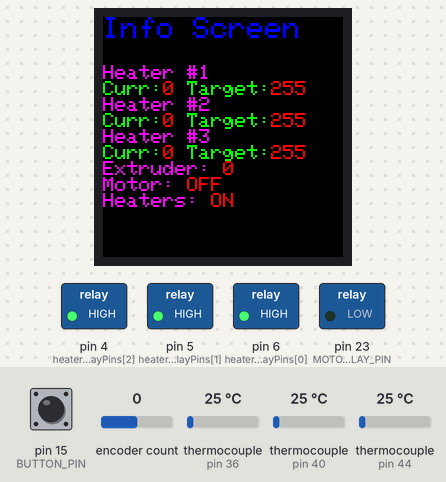
Bench run of a sketch on a simulated Arduino Mega 2560, built with avr-gcc and run on an emulated ATmega2560. Shown: 240×240 colour display, switched loads named in the sketch (green lamp = pin HIGH). Inputs (shaded band) come from the test bench; at power-on: encoder count 0, thermocouple (sensors on pin 44, pin 36, pin 40) 25 °C, pin 15 (BUTTON_PIN) HIGH. What the sketch prints to the serial monitor is not drawn.

Above: at 1.2 s.
1.3 s: encoder count set to 1
At 3.2 s:
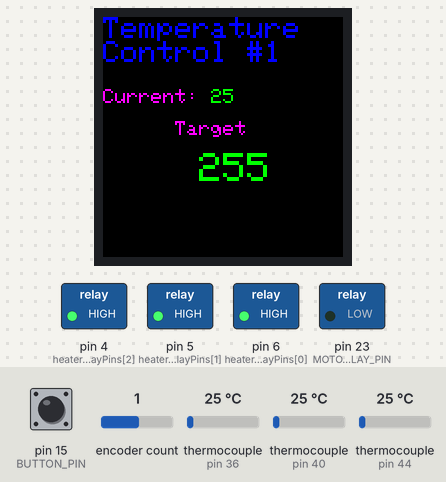
3.5 s: thermocouple (sensor on pin 44) set to 251 °C
5.5 s: thermocouple (sensor on pin 44) set to 258 °C
At 6.5 s:
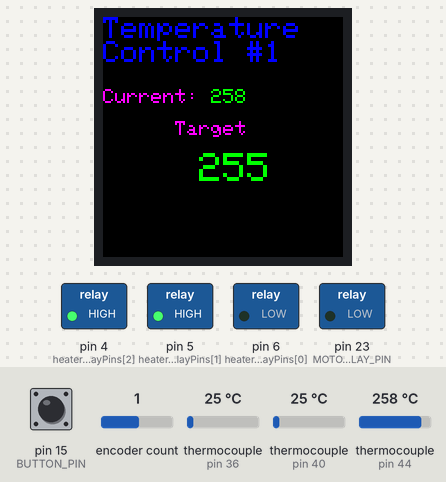
7.5 s: encoder count set to 0
At 8.7 s:
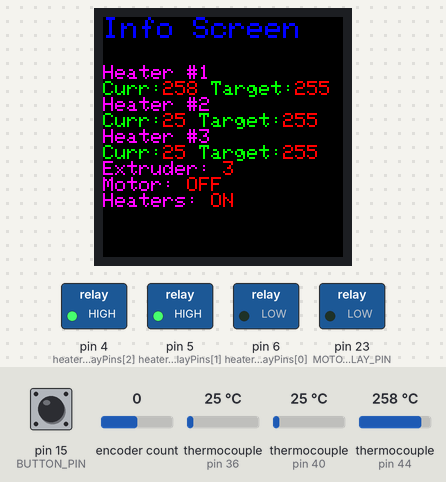
9.0 s: encoder count set to -1
At 9.4 s:
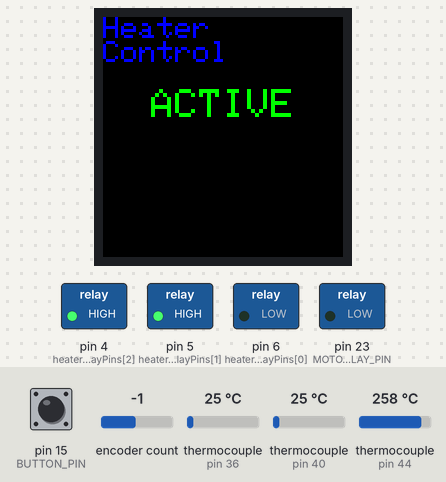
10.5 s: pin 15 (BUTTON_PIN) pulled LOW for 0.15 s
At 11.6 s:
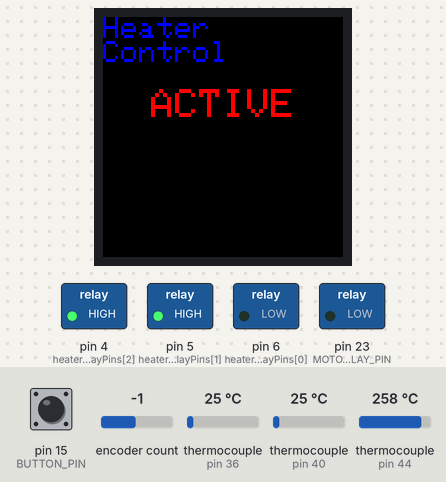
Timing chart, 0 to 13.2 s (numbered marks = the images above; inputs shaded):
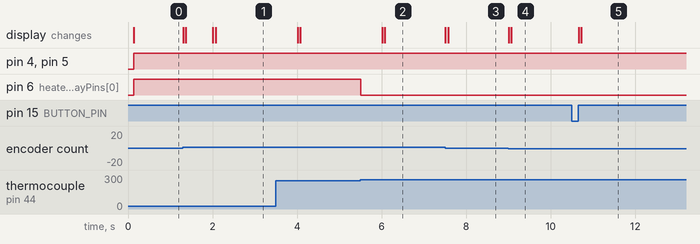

Measured:
- the behaviour switches between 254 and 255 °C on thermocouple (sensor on pin 44) (found by bisection; images 1 and 2)
- after the input at 5.5 s, pin 6 (heaterRelayPins[0]): HIGH → LOW at once; the display: first changes after 0.51 s (image 2 shows a later state)
- after the input at 7.5 s, the display: first changes at once (image 3 shows a later state)
- after the input at 9.0 s, the display: first changes at once (image 4 shows a later state)
- after the input at 10.5 s, the display: first changes after 0.16 s (image 5 shows a later state)

The sketch:

Xtrudercont.ino
```cpp
#include <BasicEncoder.h>
#include <EEPROM.h>
#include <Adafruit_GFX.h>   // Core graphics library by Adafruit
#include <Arduino_ST7789.h> // Hardware-specific library for ST7789 (with or without CS pin)
#include <SPI.h>

#define HEATER_COUNT 3
#define TEMPERATURE_INCREMENT 5
#define SCREEN_COUNT 6
#define TEMP_SENSORS_REFRESH_INTERVAL 2000

#define TFT_DC 48
#define TFT_RST 49

#define BUTTON_PIN 15
#define ENCODER1_PIN 16
#define ENCODER2_PIN 17

#define MOTOR_RELAY_PIN 23

int heaterRelayPins[HEATER_COUNT] = {6, 5, 4};
int getTemp[HEATER_COUNT]; //

#define SCREEN_INFO 0
#define SCREEN_TEMP1_CONTROL 1
#define SCREEN_TEMP2_CONTROL 2
#define SCREEN_TEMP3_CONTROL 3
#define SCREEN_MOTOR_CONTROL 4
#define SCREEN_HEATER_CONTROL 5

BasicEncoder encoder(ENCODER1_PIN, ENCODER2_PIN);
Arduino_ST7789 tft = Arduino_ST7789(TFT_DC, TFT_RST); // for display without CS pin

int temperatures[HEATER_COUNT];
int targetTemperatures[HEATER_COUNT];
int extruderTemperature;
boolean motorActive = false;
boolean heatersActive = true;//
unsigned long lastSensorUpdate = 0;

#include "temp_util.h"
#include "pid_util.h"

boolean needRefresh = true;//
long oldPosition = 0;
int selection = 0;
int optionCount = 5;
int screen = SCREEN_INFO;
boolean editMode = false;

void setup()
{
  Serial.begin(115200);
  pinMode(BUTTON_PIN, INPUT_PULLUP);
  pinMode(MOTOR_RELAY_PIN, OUTPUT);
  tft.init(240, 240);
  tft.fillScreen(BLACK);
  for (int i = 0; i < HEATER_COUNT; ++i)
  {
    targetTemperatures[i] = EEPROM.read(i);
  }
  for (int i = 0; i < HEATER_COUNT; ++i)
  {
    pinMode(heaterRelayPins[i], OUTPUT);
  }
  pidSetup();
}

void loop()
{
  updateEncoder();
  updateScreen();
  updateSensors();
  // updateRelays();
  setRelays();
}

void updateScreen()
{
  if (needRefresh)
  {
    tft.fillScreen(BLACK);
    switch (screen)
    {
      case SCREEN_INFO:
        showInfoScreen();
        break;
      case SCREEN_TEMP1_CONTROL:
        showTemperatureControlScreen(0);
        break;
      case SCREEN_TEMP2_CONTROL:
        showTemperatureControlScreen(1);
        break;
      case SCREEN_TEMP3_CONTROL:
        showTemperatureControlScreen(2);
        break;
      case SCREEN_MOTOR_CONTROL:
        showMotorControlScreen();
        break;
      case SCREEN_HEATER_CONTROL:
        showHeaterControlScreen();
        break;
    }
    needRefresh = false;
    // BUGFIX: encoder library gives false readings going backwards on large delays
    encoder.service();
    oldPosition = encoder.get_count();
    // END BUGFIX
  }
}

void updateRelays() {
  for (int i = 0; i < HEATER_COUNT; ++i) {
    digitalWrite(heaterRelayPins[i], heatersActive ? pidUpdate(i, targetTemperatures[i]) : LOW);
  }
}

void updateSensors()
{
  if (millis() - lastSensorUpdate < TEMP_SENSORS_REFRESH_INTERVAL)
  {
    return;
  }
  int tmp;
  for (int i = 0; i < HEATER_COUNT; ++i)
  {
    tmp = readTemp(i);
    if (temperatures[i] != tmp)
    {
      if (screen == SCREEN_INFO || (screen - 1) == i)
      {
        needRefresh = true;
      }
    }
    temperatures[i] = tmp;
  }
  tmp = (3);
  if (extruderTemperature != tmp)
  {
    if (screen == SCREEN_INFO)
    {
      needRefresh = true;
    }
  }
  extruderTemperature = tmp;
  lastSensorUpdate = millis();
}

void updateEncoder()
{
  encoder.service();
  long newPosition = encoder.get_count();
  if (newPosition != oldPosition)
  {
    Serial.println(String("old:") + oldPosition + " new:" + newPosition);
    onEncoderChange((newPosition > oldPosition) ? 1 : -1);
  }
  if (!digitalRead(BUTTON_PIN))
  {
    delay(10);
    while (!digitalRead(BUTTON_PIN))
      ;
    delay(10);
    onEncoderClick();
  }
}

void showInfoScreen()
{
  tft.setCursor(0, 0);
  tft.setTextSize(3);
  tft.setTextColor(BLUE);
  tft.println("Info Screen\n");
  for (int i = 0; i < HEATER_COUNT; ++i)
  {
    tft.setTextSize(2);
    tft.setTextColor(MAGENTA);
    tft.print("Heater #");
    tft.println(i + 1);
    tft.setTextSize(2);
    tft.setTextColor(GREEN);
    tft.print("Curr:");
    tft.setTextColor(RED);
    tft.print(temperatures[i]);
    tft.setTextColor(GREEN);
    tft.print(" Target:");
    tft.setTextColor(RED);
    tft.println(targetTemperatures[i]);
  }

  tft.setTextSize(2);
  tft.setTextColor(MAGENTA);
  tft.print("Extruder: ");
  tft.setTextColor(RED);
  tft.println(extruderTemperature);

  tft.setTextSize(2);
  tft.setTextColor(MAGENTA);
  tft.print("Motor: ");
  tft.setTextColor(RED);
  tft.println(motorActive ? "ON" : "OFF");

  tft.setTextColor(MAGENTA);
  tft.print("Heaters: ");
  tft.setTextColor(RED);
  tft.println(heatersActive ? "ON" : "OFF");
}

void showTemperatureControlScreen(int heaterId)
{
  tft.setCursor(0, 0);
  tft.setTextSize(3);
  tft.setTextColor(BLUE);
  tft.print("Temperature\nControl #");
  tft.println(heaterId + 1);
  tft.println();

  tft.setTextSize(2);
  tft.setTextColor(MAGENTA);
  tft.print("Current: ");
  tft.setTextColor(GREEN);
  tft.println(temperatures[heaterId]);
  Serial.println(temperatures[heaterId]);

  tft.println();
  tft.setTextColor(MAGENTA);
  tft.println("      Target\n");
  if (editMode)
  {
    tft.setTextColor(RED);
  }
  else
  {
    tft.setTextColor(GREEN);
  }
  tft.setTextSize(4);
  tft.print("    ");
  tft.println(targetTemperatures[heaterId]);
}

void showMotorControlScreen()
{
  tft.setCursor(0, 0);
  tft.setTextSize(3);
  tft.setTextColor(BLUE);
  tft.println("Motor\nControl\n");

  tft.setTextSize(4);
  tft.setTextColor(editMode ? RED : GREEN);
  tft.print(motorActive ? "  " : " ");
  tft.println(motorActive ? "ACTIVE" : "INACTIVE");
}

void showHeaterControlScreen()
{
  tft.setCursor(0, 0);
  tft.setTextSize(3);
  tft.setTextColor(BLUE);
  tft.println("Heater\nControl\n");

  tft.setTextSize(4);
  tft.setTextColor(editMode ? RED : GREEN);
  tft.print(heatersActive ? "  " : " ");
  tft.println(heatersActive ? "ACTIVE" : "INACTIVE");
}

void onEncoderChange(int dir)
{
  Serial.println(String("onEncoderChange()") + dir);
  Serial.println(String("editMode:") + (editMode ? "ON" : "OFF"));
  if (editMode)
  {
    switch (screen)
    {
      case SCREEN_INFO:
        break;
      case SCREEN_TEMP1_CONTROL:
        targetTemperatures[0] = constrain(targetTemperatures[0] + dir * TEMPERATURE_INCREMENT, 0, 200);
        EEPROM.write(0, targetTemperatures[0]);
        break;
      case SCREEN_TEMP2_CONTROL:
        targetTemperatures[1] = constrain(targetTemperatures[1] + dir * TEMPERATURE_INCREMENT, 0, 200);
        EEPROM.write(1, targetTemperatures[1]);
        break;
      case SCREEN_TEMP3_CONTROL:
        targetTemperatures[2] = constrain(targetTemperatures[2] + dir * TEMPERATURE_INCREMENT, 0, 200);
        EEPROM.write(2, targetTemperatures[2]);
        break;
      case SCREEN_MOTOR_CONTROL:
        motorActive = !motorActive;
        digitalWrite(MOTOR_RELAY_PIN, motorActive);
        Serial.println(String("motor set to:") + (motorActive ? "ACTIVE" : "INACTIVE"));
        break;
      case SCREEN_HEATER_CONTROL:
        heatersActive = !heatersActive;
        break;
    }
  }
  else
  {
    screen = (screen + dir + SCREEN_COUNT) % SCREEN_COUNT;
  }
  needRefresh = true;//
}

void onEncoderClick()
{
  if (screen != SCREEN_INFO)
  {
    editMode = !editMode;
    needRefresh = true;
  }
}

void setRelays()
{

  for (int i = 0; i < HEATER_COUNT; ++i)
  {
    if ( heatersActive == true) {
      digitalWrite(heaterRelayPins[i], ((targetTemperatures[i]) >= (readTemp(i) + (HEATER_COUNT * 0.25))) ? HIGH : LOW);

    }
    else {
      digitalWrite(heaterRelayPins[i], LOW);

    }
  }
}
```

pid_util.h
```cpp
#include <PID_v2.h>
#define WINDOW_SIZE 5000

double Kp = 2, Ki = 5, Kd = 1;
unsigned long windowStartTime;

PID_v2 pids[HEATER_COUNT] = {
  PID_v2(Kp, Ki, Kd, PID::Direct),
  PID_v2(Kp, Ki, Kd, PID::Direct),
  PID_v2(Kp, Ki, Kd, PID::Direct)
};

void pidSetup() {
  windowStartTime = millis();
  for(int i = 0; i < HEATER_COUNT; ++i) {
    pids[i].SetOutputLimits(0, WINDOW_SIZE);
    pids[i].Start(temperatures[i], 0, targetTemperatures[i]);
  }
}

boolean pidUpdate(int index, int target) {
  if (millis() - windowStartTime > WINDOW_SIZE) {
    windowStartTime += WINDOW_SIZE;
  }
  pids[index].Setpoint(target);
  double output = pids[index].Run(temperatures[index]);
  return (output < millis() - windowStartTime);
}
```

temp_util.h
```cpp
#include "max6675.h"

MAX6675 thermocouples[] = {
  MAX6675(43, 44, 45), // heater 1 temperature
  MAX6675(39, 40, 41), // heater 2 temperature
  MAX6675(35, 36, 37), // heater 3 temperature
  MAX6675(31, 32, 33)  // extruder temperature
};

int readTemp(int index) {
  return thermocouples[index].readCelsius();
}
```
